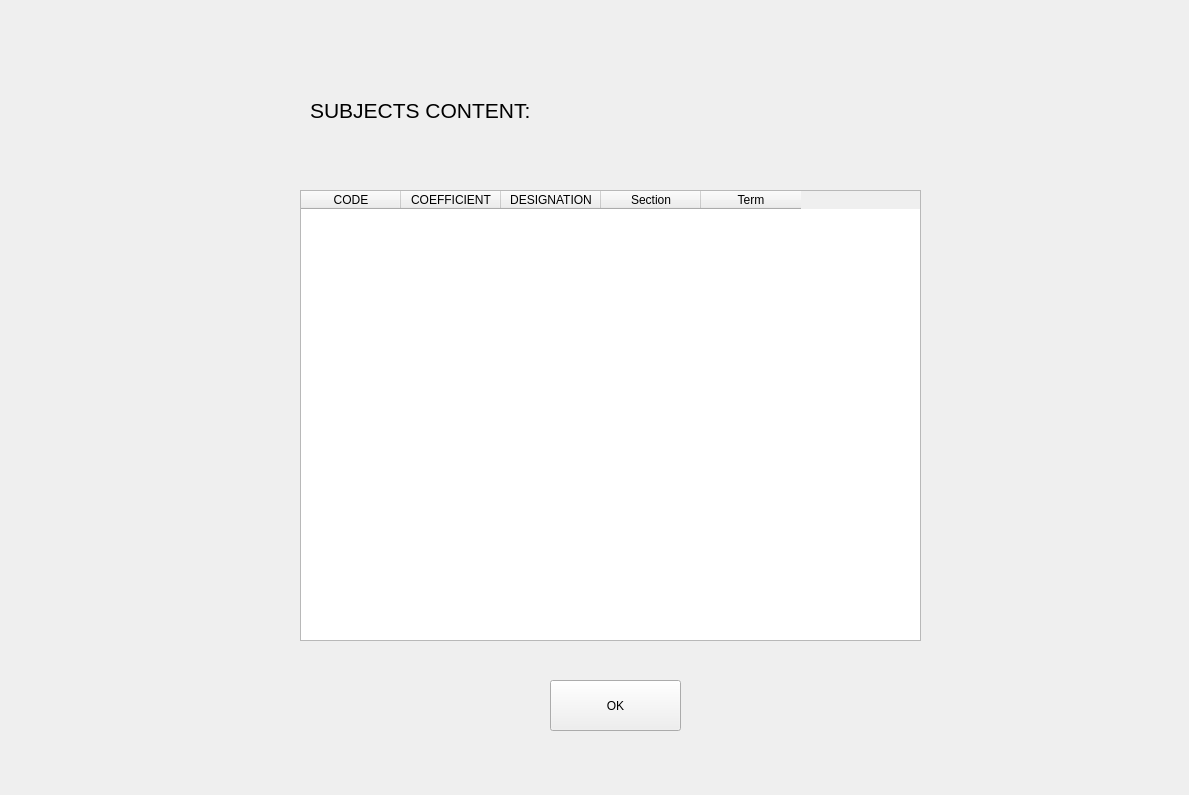
<?xml version="1.0" encoding="UTF-8"?>
<ui version="4.0">
 <class>Form</class>
 <widget class="QWidget" name="Form">
  <property name="geometry">
   <rect>
    <x>0</x>
    <y>0</y>
    <width>1189</width>
    <height>795</height>
   </rect>
  </property>
  <property name="windowTitle">
   <string>Form</string>
  </property>
  <widget class="QLabel" name="label">
   <property name="geometry">
    <rect>
     <x>310</x>
     <y>90</y>
     <width>571</width>
     <height>41</height>
    </rect>
   </property>
   <property name="text">
    <string>&lt;html&gt;&lt;head/&gt;&lt;body&gt;&lt;p&gt;&lt;span style=&quot; font-size:16pt;&quot;&gt;SUBJECTS CONTENT:&lt;/span&gt;&lt;/p&gt;&lt;/body&gt;&lt;/html&gt;</string>
   </property>
  </widget>
  <widget class="QPushButton" name="ok">
   <property name="geometry">
    <rect>
     <x>550</x>
     <y>680</y>
     <width>131</width>
     <height>51</height>
    </rect>
   </property>
   <property name="text">
    <string>OK</string>
   </property>
  </widget>
  <widget class="QTableWidget" name="tableWidget">
   <property name="geometry">
    <rect>
     <x>300</x>
     <y>190</y>
     <width>621</width>
     <height>451</height>
    </rect>
   </property>
   <column>
    <property name="text">
     <string>CODE</string>
    </property>
   </column>
   <column>
    <property name="text">
     <string>COEFFICIENT</string>
    </property>
   </column>
   <column>
    <property name="text">
     <string>DESIGNATION</string>
    </property>
   </column>
   <column>
    <property name="text">
     <string>Section</string>
    </property>
   </column>
   <column>
    <property name="text">
     <string>Term</string>
    </property>
   </column>
  </widget>
  <widget class="QLabel" name="label_2">
   <property name="geometry">
    <rect>
     <x>-310</x>
     <y>0</y>
     <width>1851</width>
     <height>821</height>
    </rect>
   </property>
   <property name="text">
    <string/>
   </property>
   <property name="pixmap">
    <pixmap>bg.jpg</pixmap>
   </property>
   <property name="scaledContents">
    <bool>true</bool>
   </property>
  </widget>

  <zorder>label_2</zorder>
  <zorder>label</zorder>
  <zorder>ok</zorder>
  <zorder>tableWidget</zorder>
  <zorder>label_3</zorder>
 </widget>
 <resources/>
 <connections/>
</ui>
